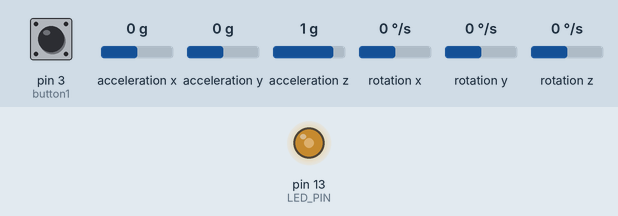
This sketch was run on a simulated Arduino Nano, built with avr-gcc and run on an emulated ATmega328P. Shown: output pins drawn as LEDs (lit = HIGH). Dashed ring = blinking. Inputs (shaded band) come from the test bench; at power-on: rotation x 0 °/s, rotation z 0 °/s, pin 3 (button1) HIGH, acceleration x 0 g, acceleration y 0 g, acceleration z 1 g, rotation y 0 °/s. No radio packets arrive unless stated; what the sketch prints to the serial monitor is not drawn.

Above: at 1.2 s.
1.3 s: rotation x set to -3 °/s
At 1.5 s:
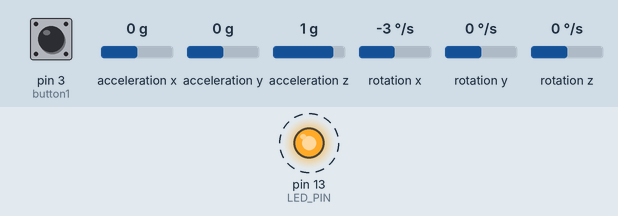
10.3 s: rotation x set to 0 °/s
11.8 s: rotation z set to -3 °/s
At 12.0 s:
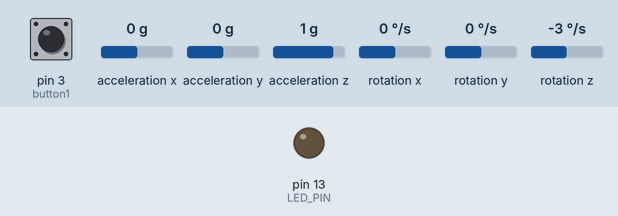
14.8 s: rotation z set to 0 °/s
Timing chart, 0 to 17.3 s (numbered marks = the images above; inputs shaded):
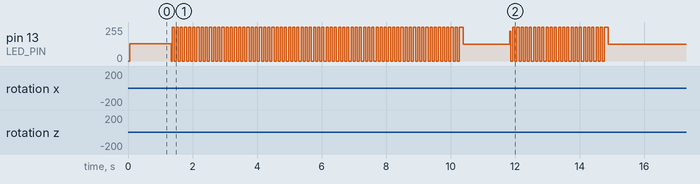

The sketch:

FingerPenMouse-gyroBasedRAW_RF433Compressed.ino
```cpp
// I2C device class (I2Cdev) demonstration Arduino sketch for MPU6050 class
// 10/7/2011 by Jeff Rowberg <jeff@rowberg.net>
// Updates should (hopefully) always be available at https://github.com/jrowberg/i2cdevlib
//
// Changelog:
//      2013-05-08 - added multiple output formats
//                 - added seamless Fastwire support
//      2011-10-07 - initial release

/* ============================================
I2Cdev device library code is placed under the MIT license
Copyright (c) 2011 Jeff Rowberg

Permission is hereby granted, free of charge, to any person obtaining a copy
of this software and associated documentation files (the "Software"), to deal
in the Software without restriction, including without limitation the rights
to use, copy, modify, merge, publish, distribute, sublicense, and/or sell
copies of the Software, and to permit persons to whom the Software is
furnished to do so, subject to the following conditions:

The above copyright notice and this permission notice shall be included in
all copies or substantial portions of the Software.

THE SOFTWARE IS PROVIDED "AS IS", WITHOUT WARRANTY OF ANY KIND, EXPRESS OR
IMPLIED, INCLUDING BUT NOT LIMITED TO THE WARRANTIES OF MERCHANTABILITY,
FITNESS FOR A PARTICULAR PURPOSE AND NONINFRINGEMENT. IN NO EVENT SHALL THE
AUTHORS OR COPYRIGHT HOLDERS BE LIABLE FOR ANY CLAIM, DAMAGES OR OTHER
LIABILITY, WHETHER IN AN ACTION OF CONTRACT, TORT OR OTHERWISE, ARISING FROM,
OUT OF OR IN CONNECTION WITH THE SOFTWARE OR THE USE OR OTHER DEALINGS IN
THE SOFTWARE.
===============================================
*/
unsigned long t;
// I2Cdev and MPU6050 must be installed as libraries, or else the .cpp/.h files
// for both classes must be in the include path of your project
#include "I2Cdev.h"
#include "MPU6050.h"
#include <RH_ASK.h> // Include RadioHead Amplitude Shift Keying Library
#include <SPI.h> // Include dependant SPI Library
RH_ASK rf_driver;


const int8_t compress_var[] {5,7,9,13,21,37,69,133,255};
bool x_sign = 1;
bool y_sign = 1;
int8_t compress(uint8_t xvar){
  uint8_t res;

  if(xvar<compress_var[0]){//5
    res = res & xvar;
  }else if(xvar<compress_var[1]){
    res = 6;
  }else if(xvar<compress_var[2]){
    res = 7;
  }else if(xvar<compress_var[3]){
    res = 8;
  }else if(xvar<compress_var[4]){
    res = 9;
  }else if(xvar<compress_var[5]){
    res = 10;
  }else if(xvar<compress_var[6]){
    res = 11;
  }else if(xvar<compress_var[7]){
    res = 12;
  }else if(xvar<compress_var[8]){
    res = 13;
  }else if (xvar==compress_var[8]){
    res = 14;
  }
  return res;
}

uint8_t compress2bit(uint8_t a,uint8_t b){
  uint8_t res;
  res = compress(a);
  res = res << 4;
  res = res | compress(b);
  return res;
}

// Arduino Wire library is required if I2Cdev I2CDEV_ARDUINO_WIRE implementation
// is used in I2Cdev.h
#if I2CDEV_IMPLEMENTATION == I2CDEV_ARDUINO_WIRE
    #include "Wire.h"
#endif

// class default I2C address is 0x68
// specific I2C addresses may be passed as a parameter here
// AD0 low = 0x68 (default for InvenSense evaluation board)
// AD0 high = 0x69
MPU6050 accelgyro;
//MPU6050 accelgyro(0x69); // <-- use for AD0 high

int16_t ax, ay, az;
int16_t gx, gy, gz;

#define MOUSEEVENTF_MOVE 0x0001
#define MOUSEEVENTF_LEFTDOWN 0x0002
#define MOUSEEVENTF_LEFTUP 0x0004
#define MOUSEEVENTF_RIGHTDOWN 0x0008
#define MOUSEEVENTF_RIGHTUP 0x0010
#define MOUSEEVENTF_MIDDLEDOWN 0x0020
#define MOUSEEVENTF_MIDDLEUP 0x0040
#define button1 3
#define button2 A7
#define baudRate 1000000

bool btn1 = 0;
byte buttonState1 = MOUSEEVENTF_LEFTUP;
byte oldButtonState1 = buttonState1;
bool btn2 = 0;
byte buttonState2 = MOUSEEVENTF_RIGHTUP;
byte oldButtonState2 = buttonState2;


// uncomment "OUTPUT_READABLE_ACCELGYRO" if you want to see a tab-separated
// list of the accel X/Y/Z and then gyro X/Y/Z values in decimal. Easy to read,
// not so easy to parse, and slow(er) over UART.
#define OUTPUT_READABLE_ACCELGYRO

// uncomment "OUTPUT_BINARY_ACCELGYRO" to send all 6 axes of data as 16-bit
// binary, one right after the other. This is very fast (as fast as possible
// without compression or data loss), and easy to parse, but impossible to read
// for a human.
//#define OUTPUT_BINARY_ACCELGYRO


#define LED_PIN 13
bool blinkState = false;

void setup() {
    // join I2C bus (I2Cdev library doesn't do this automatically)
    #if I2CDEV_IMPLEMENTATION == I2CDEV_ARDUINO_WIRE
        Wire.begin();
    #elif I2CDEV_IMPLEMENTATION == I2CDEV_BUILTIN_FASTWIRE
        Fastwire::setup(400, true);
    #endif

    // initialize serial communication
    // (38400 chosen because it works as well at 8MHz as it does at 16MHz, but
    // it's really up to you depending on your project)
    Serial.begin(baudRate);
    rf_driver.init();

    // initialize device
    //Serial.println("Initializing I2C devices...");
    accelgyro.initialize();

    // verify connection
    //Serial.println("Testing device connections...");
    //Serial.println(accelgyro.testConnection() ? "MPU6050 connection successful" : "MPU6050 connection failed");

    // use the code below to change accel/gyro offset values

    //Serial.println("Updating internal sensor offsets...");
    //-2466  -211  1553  -205  -101  35
    //-2466 -211  1553  220 76  -85
    /*Serial.print(accelgyro.getXAccelOffset()); Serial.print("\t"); // -76
    Serial.print(accelgyro.getYAccelOffset()); Serial.print("\t"); // -2359
    Serial.print(accelgyro.getZAccelOffset()); Serial.print("\t"); // 1688
    Serial.print(accelgyro.getXGyroOffset()); Serial.print("\t"); // 0
    Serial.print(accelgyro.getYGyroOffset()); Serial.print("\t"); // 0
    Serial.print(accelgyro.getZGyroOffset()); Serial.print("\t"); // 0
    Serial.print("\n");
    accelgyro.setXGyroOffset(-205);
    accelgyro.setYGyroOffset(-101);
    accelgyro.setZGyroOffset(35);
    accelgyro.setXAccelOffset(-2466);
    accelgyro.setYAccelOffset(-211);
    accelgyro.setZAccelOffset(1553);
    Serial.print(accelgyro.getXAccelOffset()); Serial.print("\t"); // -76
    Serial.print(accelgyro.getYAccelOffset()); Serial.print("\t"); // -2359
    Serial.print(accelgyro.getZAccelOffset()); Serial.print("\t"); // 1688
    Serial.print(accelgyro.getXGyroOffset()); Serial.print("\t"); // 0
    Serial.print(accelgyro.getYGyroOffset()); Serial.print("\t"); // 0
    Serial.print(accelgyro.getZGyroOffset()); Serial.print("\t"); // 0
    Serial.print("\n");*/
    //-2466  -211  1553  -205  -101  35
    //-2466 -211  1553  220 76  -85

    accelgyro.setXGyroOffset(-205);
    accelgyro.setYGyroOffset(-101);
    accelgyro.setZGyroOffset(35);
    accelgyro.setXAccelOffset(-2466);
    accelgyro.setYAccelOffset(-211);
    accelgyro.setZAccelOffset(1553);

    // configure Arduino LED pin for output
    pinMode(LED_PIN, OUTPUT);
    pinMode(button1, INPUT_PULLUP);
    pinMode(button2, INPUT_PULLUP);

  byte message = {85};//to start the communication.
  Serial.write((char *)&message, sizeof(message));
  Serial.write((char *)&message, sizeof(message));
  Serial.write((char *)&message, sizeof(message));
  Serial.write((char *)&message, sizeof(message));
  t= micros();
}
byte a =0;
void loop() {
    buttonState1 = digitalRead(button1) ? MOUSEEVENTF_LEFTDOWN : MOUSEEVENTF_LEFTUP ;
    //buttonState2 = digitalRead(button2)? MOUSEEVENTF_RIGHTDOWN : MOUSEEVENTF_RIGHTUP ;;

    if(buttonState1!=oldButtonState1){
      byte message[] = {(int8_t)oldButtonState1,0,0};
      oldButtonState1 = buttonState1;
      //int message[] = {(int)buttonState1, 0, 0, 0};
      Serial.write((char *)&message, sizeof(message));

      //rf_driver.send((int8_t *)message, sizeof(message));
      //rf_driver.waitPacketSent();
    }
    /*if(buttonState2!=oldButtonState2){
      oldButtonState2 = buttonState2;
      int message[] = {(int)buttonState2, 0, 0, 0};
      Serial.write((char *)&message, sizeof(message));
    }*/


  /*a++;
  if (a==255){
    t= micros()-t;
    Serial.println();
    Serial.println(t);
    t= micros();
  }*/
    // read raw accel/gyro measurements from device
    accelgyro.getMotion6(&ax, &ay, &az, &gx, &gy, &gz);

    // these methods (and a few others) are also available
    //accelgyro.getAcceleration(&ax, &ay, &az);
    //accelgyro.getRotation(&gx, &gy, &gz);

    #ifdef OUTPUT_READABLE_ACCELGYRO
        // display tab-separated accel/gyro x/y/z values
      //int message[] = {(int) 1, -(int)gz/512, -(int)gx/512, (int)gy/512};
      int8_t dx = (int8_t)(gx/256);
      int8_t dy = (int8_t)(gz/256);

      if(dx != 0 || dy != 0){
        int8_t a;
        if(dx>0){
          if(dy>0){
            a = compress2bit(x_sign ? dx : 255 ,y_sign ? dy : 255);
            y_sign=1;
          }else{
            a = compress2bit(x_sign ? dx : 255 ,!y_sign ? dy : 255);
            y_sign=0;
          }
          x_sign = 1;
        }else{
          if(dy>0){
            a = compress2bit(!x_sign ? dx : 14 ,y_sign ? dy : 255);
            y_sign = 1;
          }else{
            a = compress2bit(!x_sign ? dx : 255 ,!y_sign ? dy : 255);
            y_sign = 0;
          }
            x_sign = 0;
        }

        //delay(25);
        //Serial.write((char *)&a, sizeof(a));
        rf_driver.send((char *)a, sizeof(a));
        rf_driver.waitPacketSent();


      }
      delayMicroseconds(100);

       /* Serial.print("a/g:\t");
        Serial.print(ax); Serial.print("\t");
        Serial.print(ay); Serial.print("\t");
        Serial.print(az); Serial.print("\t");
        Serial.print(gx/128); Serial.print("\t");
        Serial.print(gy/128); Serial.print("\t");
        Serial.println(gz/128);*/
    #endif

    #ifdef OUTPUT_BINARY_ACCELGYRO
        Serial.write((uint8_t)(ax >> 8)); Serial.write((uint8_t)(ax & 0xFF));
        Serial.write((uint8_t)(ay >> 8)); Serial.write((uint8_t)(ay & 0xFF));
        Serial.write((uint8_t)(az >> 8)); Serial.write((uint8_t)(az & 0xFF));
        Serial.write((uint8_t)(gx >> 8)); Serial.write((uint8_t)(gx & 0xFF));
        Serial.write((uint8_t)(gy >> 8)); Serial.write((uint8_t)(gy & 0xFF));
        Serial.write((uint8_t)(gz >> 8)); Serial.write((uint8_t)(gz & 0xFF));
    #endif

    // blink LED to indicate activity
    blinkState = !blinkState;
    digitalWrite(LED_PIN, blinkState);
}
```

Measured:
- the behaviour switches between -1 and -2 °/s on rotation x (found by bisection; images 0 and 1)
- the behaviour switches between -1 and -2 °/s on rotation z (found by bisection; images 1 and 2)
- after the input at 1.3 s, pin 13 (LED_PIN): alternates 255/255 for 0.06 s and 0/255 for 0.06 s, starting at once
- after the input at 11.8 s, pin 13 (LED_PIN): 127/255 → 224/255 at once, then repeats every 0.12 s: 0/255 0.06 s, 255/255 0.06 s
